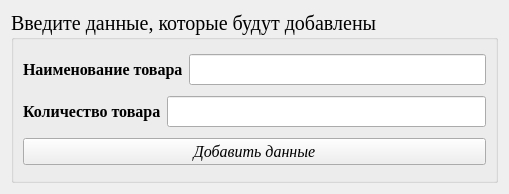
<?xml version="1.0" encoding="UTF-8"?>
<ui version="4.0">
 <class>add_data_in_lop</class>
 <widget class="QWidget" name="add_data_in_lop">
  <property name="geometry">
   <rect>
    <x>0</x>
    <y>0</y>
    <width>509</width>
    <height>194</height>
   </rect>
  </property>
  <property name="windowTitle">
   <string>Form</string>
  </property>
  <layout class="QGridLayout" name="gridLayout_2">
   <item row="0" column="0">
    <widget class="QGroupBox" name="groupBox">
     <property name="font">
      <font>
       <family>Times New Roman</family>
       <pointsize>15</pointsize>
      </font>
     </property>
     <property name="title">
      <string>Введите данные, которые будут добавлены </string>
     </property>
     <layout class="QGridLayout" name="gridLayout">
      <item row="0" column="0">
       <layout class="QHBoxLayout" name="horizontalLayout">
        <item>
         <widget class="QLabel" name="label">
          <property name="font">
           <font>
            <family>Times New Roman</family>
            <pointsize>12</pointsize>
            <weight>75</weight>
            <bold>true</bold>
           </font>
          </property>
          <property name="text">
           <string>Наименование товара</string>
          </property>
         </widget>
        </item>
        <item>
         <widget class="QLineEdit" name="product_name"/>
        </item>
       </layout>
      </item>
      <item row="1" column="0">
       <layout class="QHBoxLayout" name="horizontalLayout_2">
        <item>
         <widget class="QLabel" name="label_2">
          <property name="font">
           <font>
            <family>Times New Roman</family>
            <pointsize>12</pointsize>
            <weight>75</weight>
            <bold>true</bold>
           </font>
          </property>
          <property name="text">
           <string>Количество товара</string>
          </property>
         </widget>
        </item>
        <item>
         <widget class="QLineEdit" name="product_count"/>
        </item>
       </layout>
      </item>
      <item row="2" column="0">
       <widget class="QPushButton" name="add_datas">
        <property name="font">
         <font>
          <family>Times New Roman</family>
          <pointsize>12</pointsize>
          <italic>true</italic>
          <underline>false</underline>
          <strikeout>false</strikeout>
         </font>
        </property>
        <property name="text">
         <string>Добавить данные</string>
        </property>
       </widget>
      </item>
     </layout>
    </widget>
   </item>
  </layout>
 </widget>
 <resources/>
 <connections/>
</ui>
